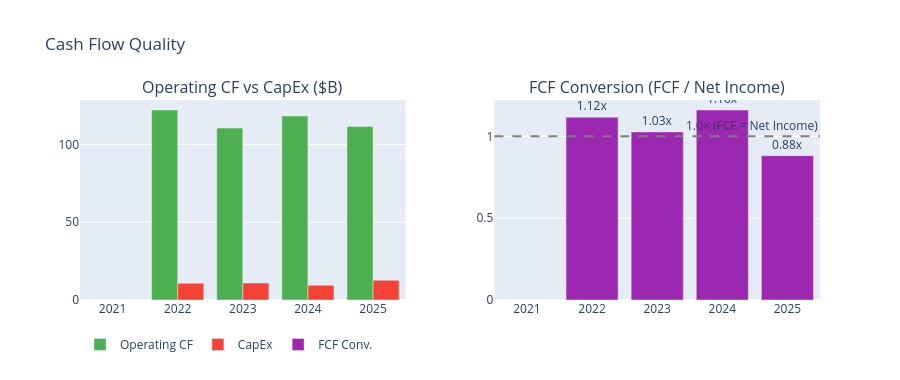

Notebook source saved alongside this figure:
### Code cell
# FCF quality: conversion ratio and capex intensity
op_cf  = _s(cf, 'Operating Cash Flow')
capex  = [abs(v) if v is not None else None for v in _s(cf, 'Capital Expenditure')]
fcf_conv = [f/n if (f and n and n > 0) else None for f, n in zip(fcf, net_inc)]

fig = make_subplots(rows=1, cols=2,
    subplot_titles=('Operating CF vs CapEx ($B)', 'FCF Conversion (FCF / Net Income)'),
    horizontal_spacing=0.12)

fig.add_trace(go.Bar(name='Operating CF', x=years, y=op_cf, marker_color='#4CAF50'), row=1, col=1)
fig.add_trace(go.Bar(name='CapEx',        x=years, y=capex,  marker_color='#F44336'), row=1, col=1)
fig.add_trace(go.Bar(name='FCF Conv.',    x=years, y=fcf_conv, marker_color='#9C27B0',
                     text=[f'{v:.2f}x' if v else '' for v in fcf_conv],
                     textposition='outside'), row=1, col=2)

fig.add_hline(y=1.0, line_dash='dash', line_color='gray',
              annotation_text='1.0× (FCF = Net Income)', row=1, col=2)

fig.update_layout(title_text='Cash Flow Quality', height=380, barmode='group',
                  legend=dict(orientation='h', y=-0.15))
fig.show()

avg_conv = pd.Series([v for v in fcf_conv if v]).mean()
quality  = 'excellent' if avg_conv > 1.1 else 'good' if avg_conv > 0.9 else 'below average'
print(f'Average FCF conversion: {avg_conv:.2f}× — {quality}')

### Figure 1 — Plotly figure (JSON) as saved in the notebook; plotly's stock layout.template omitted (floating-point values rounded to 4 significant figures)
{"data": [{"marker": {"color": "#4CAF50"}, "name": "Operating CF", "type": "bar", "x": ["2021", "2022", "2023", "2024", "2025"], "xaxis": "x", "y": [null, 122.2, 110.5, 118.3, 111.5], "yaxis": "y"}, {"marker": {"color": "#F44336"}, "name": "CapEx", "type": "bar", "x": ["2021", "2022", "2023", "2024", "2025"], "xaxis": "x", "y": [null, 10.71, 10.96, 9.447, 12.71], "yaxis": "y"}, {"marker": {"color": "#9C27B0"}, "name": "FCF Conv.", "text": ["", "1.12x", "1.03x", "1.16x", "0.88x"], "textposition": "outside", "type": "bar", "x": ["2021", "2022", "2023", "2024", "2025"], "xaxis": "x2", "y": [null, 1.117, 1.027, 1.161, 0.8818], "yaxis": "y2"}], "layout": {"annotations": [{"font": {"size": 16}, "showarrow": false, "text": "Operating CF vs CapEx ($B)", "x": 0.22, "xanchor": "center", "xref": "paper", "y": 1, "yanchor": "bottom", "yref": "paper"}, {"font": {"size": 16}, "showarrow": false, "text": "FCF Conversion (FCF / Net Income)", "x": 0.78, "xanchor": "center", "xref": "paper", "y": 1, "yanchor": "bottom", "yref": "paper"}, {"showarrow": false, "text": "1.0× (FCF = Net Income)", "x": 1, "xanchor": "right", "xref": "x2 domain", "y": 1, "yanchor": "bottom", "yref": "y2"}], "barmode": "group", "height": 380, "legend": {"orientation": "h", "y": -0.15}, "shapes": [{"line": {"color": "gray", "dash": "dash"}, "type": "line", "x0": 0, "x1": 1, "xref": "x2 domain", "y0": 1, "y1": 1, "yref": "y2"}], "title": {"text": "Cash Flow Quality"}, "xaxis": {"anchor": "y", "domain": [0, 0.44]}, "xaxis2": {"anchor": "y2", "domain": [0.56, 1]}, "yaxis": {"anchor": "x", "domain": [0, 1]}, "yaxis2": {"anchor": "x2", "domain": [0, 1]}}}
